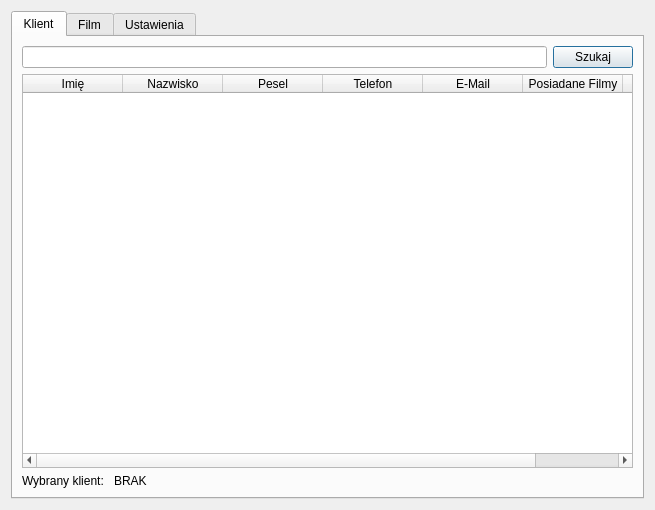
<?xml version="1.0" encoding="UTF-8"?>
<ui version="4.0">
 <class>addBorrowDialog</class>
 <widget class="QDialog" name="addBorrowDialog">
  <property name="geometry">
   <rect>
    <x>0</x>
    <y>0</y>
    <width>655</width>
    <height>510</height>
   </rect>
  </property>
  <property name="windowTitle">
   <string>Dodanie Wypożyczenia</string>
  </property>
  <layout class="QHBoxLayout" name="horizontalLayout">
   <item>
    <widget class="QTabWidget" name="tabWidget">
     <property name="currentIndex">
      <number>0</number>
     </property>
     <widget class="QWidget" name="tab">
      <attribute name="title">
       <string>Klient</string>
      </attribute>
      <layout class="QVBoxLayout" name="verticalLayout">
       <item>
        <layout class="QHBoxLayout" name="horizontalLayout_2">
         <item>
          <widget class="QLineEdit" name="searchClientField"/>
         </item>
         <item>
          <widget class="QPushButton" name="searchClientButton">
           <property name="text">
            <string>Szukaj</string>
           </property>
          </widget>
         </item>
        </layout>
       </item>
       <item>
        <widget class="QTableWidget" name="borrowsClientsTable">
         <property name="editTriggers">
          <set>QAbstractItemView::NoEditTriggers</set>
         </property>
         <property name="dragDropOverwriteMode">
          <bool>false</bool>
         </property>
         <property name="selectionMode">
          <enum>QAbstractItemView::SingleSelection</enum>
         </property>
         <property name="selectionBehavior">
          <enum>QAbstractItemView::SelectRows</enum>
         </property>
         <property name="sortingEnabled">
          <bool>true</bool>
         </property>
         <property name="rowCount">
          <number>0</number>
         </property>
         <attribute name="horizontalHeaderShowSortIndicator" stdset="0">
          <bool>true</bool>
         </attribute>
         <column>
          <property name="text">
           <string>Imię</string>
          </property>
         </column>
         <column>
          <property name="text">
           <string>Nazwisko</string>
          </property>
         </column>
         <column>
          <property name="text">
           <string>Pesel</string>
          </property>
         </column>
         <column>
          <property name="text">
           <string>Telefon</string>
          </property>
         </column>
         <column>
          <property name="text">
           <string>E-Mail</string>
          </property>
         </column>
         <column>
          <property name="text">
           <string>Posiadane Filmy</string>
          </property>
         </column>
         <column>
          <property name="text">
           <string>ID_KLIENTA</string>
          </property>
         </column>
        </widget>
       </item>
       <item>
        <layout class="QHBoxLayout" name="horizontalLayout_3">
         <item>
          <widget class="QLabel" name="label_2">
           <property name="sizePolicy">
            <sizepolicy hsizetype="Minimum" vsizetype="Fixed">
             <horstretch>0</horstretch>
             <verstretch>0</verstretch>
            </sizepolicy>
           </property>
           <property name="text">
            <string>Wybrany klient: </string>
           </property>
          </widget>
         </item>
         <item>
          <widget class="QLabel" name="chosenClientName">
           <property name="sizePolicy">
            <sizepolicy hsizetype="Minimum" vsizetype="Fixed">
             <horstretch>0</horstretch>
             <verstretch>0</verstretch>
            </sizepolicy>
           </property>
           <property name="text">
            <string>BRAK</string>
           </property>
          </widget>
         </item>
         <item>
          <widget class="QLabel" name="chosenClientSurname">
           <property name="sizePolicy">
            <sizepolicy hsizetype="Expanding" vsizetype="Fixed">
             <horstretch>0</horstretch>
             <verstretch>0</verstretch>
            </sizepolicy>
           </property>
           <property name="text">
            <string/>
           </property>
          </widget>
         </item>
        </layout>
       </item>
      </layout>
     </widget>
     <widget class="QWidget" name="tab_2">
      <attribute name="title">
       <string>Film</string>
      </attribute>
      <layout class="QVBoxLayout" name="verticalLayout_3">
       <item>
        <layout class="QHBoxLayout" name="horizontalLayout_5">
         <item>
          <widget class="QLineEdit" name="searchMovieField"/>
         </item>
         <item>
          <widget class="QPushButton" name="searchMovieButton">
           <property name="text">
            <string>Szukaj</string>
           </property>
          </widget>
         </item>
        </layout>
       </item>
       <item>
        <widget class="QTableWidget" name="borrowsMoviesTable">
         <property name="editTriggers">
          <set>QAbstractItemView::NoEditTriggers</set>
         </property>
         <property name="dragDropOverwriteMode">
          <bool>false</bool>
         </property>
         <property name="selectionMode">
          <enum>QAbstractItemView::SingleSelection</enum>
         </property>
         <property name="selectionBehavior">
          <enum>QAbstractItemView::SelectRows</enum>
         </property>
         <property name="sortingEnabled">
          <bool>true</bool>
         </property>
         <attribute name="horizontalHeaderShowSortIndicator" stdset="0">
          <bool>true</bool>
         </attribute>
         <column>
          <property name="text">
           <string>Tytuł</string>
          </property>
         </column>
         <column>
          <property name="text">
           <string>Reżyser</string>
          </property>
         </column>
         <column>
          <property name="text">
           <string>Gatunek</string>
          </property>
         </column>
         <column>
          <property name="text">
           <string>Rok</string>
          </property>
         </column>
         <column>
          <property name="text">
           <string>Dostępne</string>
          </property>
         </column>
         <column>
          <property name="text">
           <string>Wypożyczone</string>
          </property>
         </column>
         <column>
          <property name="text">
           <string>ID_FILMU</string>
          </property>
         </column>
        </widget>
       </item>
       <item>
        <layout class="QHBoxLayout" name="horizontalLayout_6">
         <item>
          <widget class="QLabel" name="label">
           <property name="sizePolicy">
            <sizepolicy hsizetype="Minimum" vsizetype="Fixed">
             <horstretch>0</horstretch>
             <verstretch>0</verstretch>
            </sizepolicy>
           </property>
           <property name="text">
            <string>Wybrany film: </string>
           </property>
          </widget>
         </item>
         <item>
          <widget class="QLabel" name="chosenMovieLabel">
           <property name="sizePolicy">
            <sizepolicy hsizetype="Expanding" vsizetype="Fixed">
             <horstretch>0</horstretch>
             <verstretch>0</verstretch>
            </sizepolicy>
           </property>
           <property name="text">
            <string>BRAK</string>
           </property>
          </widget>
         </item>
        </layout>
       </item>
      </layout>
     </widget>
     <widget class="QWidget" name="tab_3">
      <attribute name="title">
       <string>Ustawienia</string>
      </attribute>
      <layout class="QVBoxLayout" name="verticalLayout_2">
       <item>
        <layout class="QFormLayout" name="formLayout">
         <item row="0" column="0">
          <widget class="QLabel" name="label_4">
           <property name="sizePolicy">
            <sizepolicy hsizetype="Minimum" vsizetype="Fixed">
             <horstretch>0</horstretch>
             <verstretch>0</verstretch>
            </sizepolicy>
           </property>
           <property name="text">
            <string>Data Wypożyczenia: </string>
           </property>
          </widget>
         </item>
         <item row="1" column="0">
          <widget class="QLabel" name="label_5">
           <property name="sizePolicy">
            <sizepolicy hsizetype="Minimum" vsizetype="Fixed">
             <horstretch>0</horstretch>
             <verstretch>0</verstretch>
            </sizepolicy>
           </property>
           <property name="text">
            <string>Data Zwrotu: </string>
           </property>
          </widget>
         </item>
         <item row="0" column="1">
          <widget class="QDateEdit" name="borrowdate"/>
         </item>
         <item row="1" column="1">
          <widget class="QDateEdit" name="returndate"/>
         </item>
         <item row="2" column="0">
          <widget class="QLabel" name="label_3">
           <property name="text">
            <string>Koszt za dzień (PLN):</string>
           </property>
          </widget>
         </item>
         <item row="2" column="1">
          <widget class="QSpinBox" name="chargevalue">
           <property name="minimum">
            <number>0</number>
           </property>
           <property name="value">
            <number>10</number>
           </property>
          </widget>
         </item>
        </layout>
       </item>
       <item>
        <widget class="QDialogButtonBox" name="buttonBox">
         <property name="standardButtons">
          <set>QDialogButtonBox::Cancel|QDialogButtonBox::Ok</set>
         </property>
        </widget>
       </item>
      </layout>
     </widget>
    </widget>
   </item>
  </layout>
 </widget>
 <resources/>
 <connections/>
</ui>
